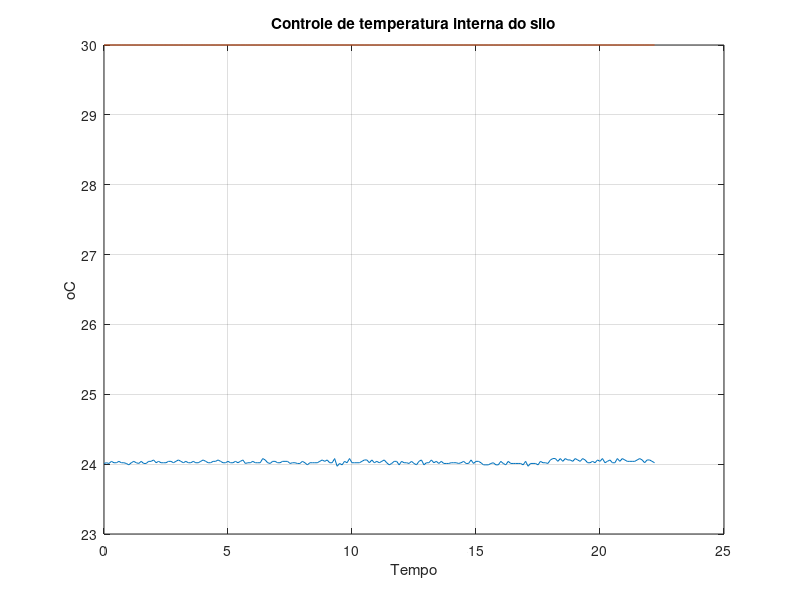

This chart was generated by the following MATLAB code:
x = load('hist.txt');
h = 0.1;
nAmostras = length(x(:,1));
tMax = nAmostras*h;
t = 0:h:tMax-h; % for t = 0; t <= tMax; t+=h                                         

fh = figure();

plot(t, x(:,1), t, x(:,4));
grid;
title('Controle de temperatura interna do silo');
xlabel('Tempo');
ylabel('oC');

%print(fh, "img.pdf", "-dpdflatexstandalone");
%system("pdflatex img");
print -dpng "../frontend/img/chart.png";

close(fh); % destruir janela

%savefig('img.fig');
